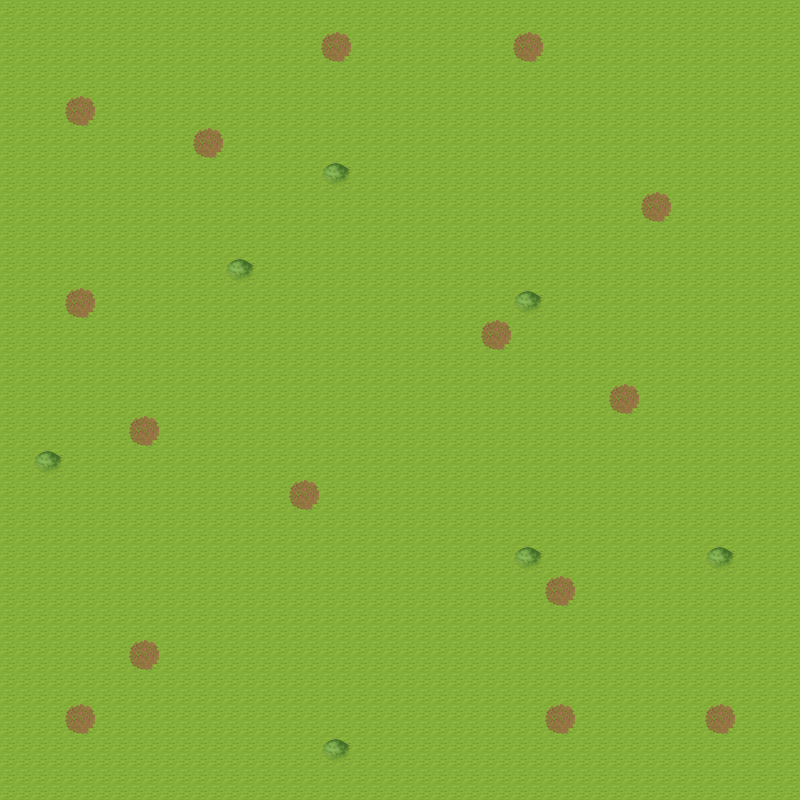

Below is a game level as drawn by its tile map, then a one-line description and the .tmx that defines it (tile-layer data replaced by summaries):
An orthogonal 25x25 tile map with 32x32 px tiles, 1 tile layer (タイル・レイヤー1).

<map version="1.0" orientation="orthogonal" renderorder="right-down" width="25" height="25" tilewidth="32" tileheight="32" nextobjectid="1">
 <tileset firstgid="1" name="Tilemap" tilewidth="32" tileheight="32">
  <image source="tilemap.png" width="640" height="480" />
 </tileset>
 <layer name="タイル・レイヤー1" width="25" height="25">
  <data>[625 cells, 625 non-empty, 3 distinct tile ids]</data>
 </layer>
</map>
